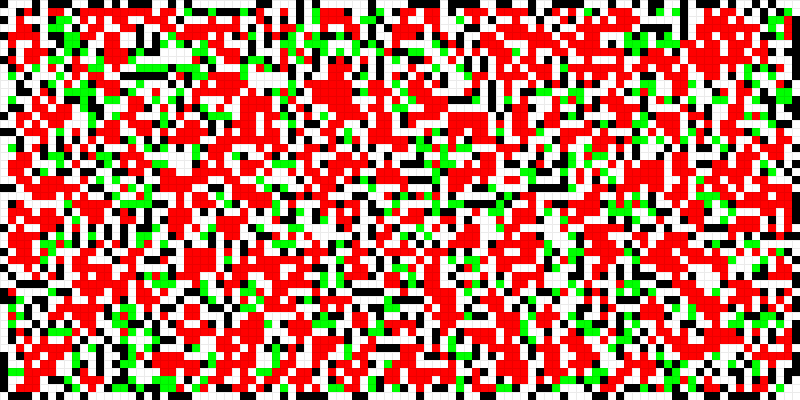
Frame 1 (no input)
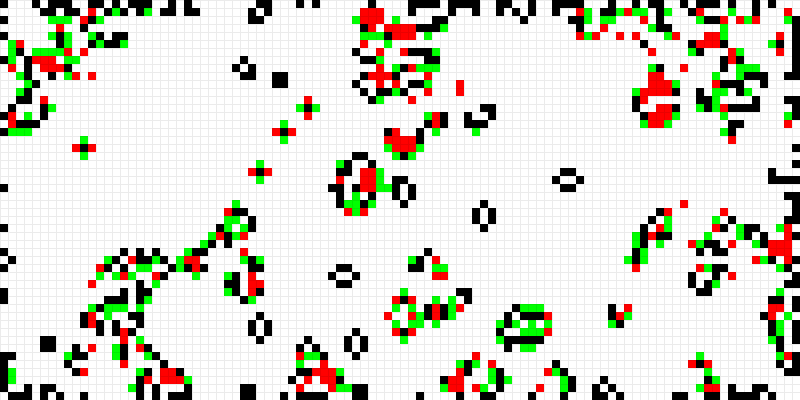
Frame 60 (the mouse pressed at the canvas centre just before this capture)
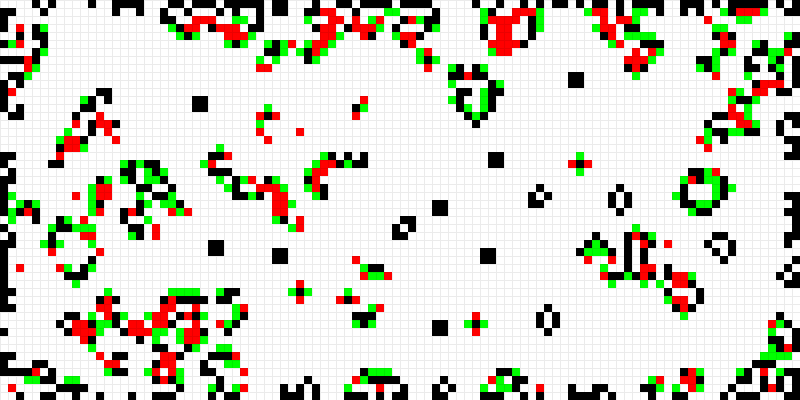
Frame 120 (the mouse held since frame 60 and released just before this capture)

The Processing sketch that drew these frames (run headless with seeded random() and noise(); from frame 60 on, the mouse is pressed at the canvas centre):

// Processing sketch: e04_life_oop
// ── e04_life_oop.pde
/**
 * Conway's "Game of Life"
 *
 * Exhibit the characteristics of biological systems of reproduction...
 * ...with the simplest set of rules possible.
 *
 * - Instead of a line of cells, we now have a two-dimensional matrix of cells.
 *
 * - If a neighbor is an adjacent cell, a neighborhood is now nine cells instead of three.
 *
 * - With nine cells, we have 9 bits, or 512 possible neighborhoods.
 *
 * - The typical visualization is to treat each generation as a single frame in an animation.
 *   So instead of viewing all the generations at once, we see them one at a time. (It’s important
 *   to note that the cells themselves aren’t actually moving, although we see the appearance of
 *   motion in the result as the cells turn on and off).
 *
 * It would be impractical to define an outcome for every possibility, so we define a set of rules
 * according to general characteristics of the neighborhood:
 *
 * - 1. Death:
 *
 *   If a cell is alive (state = 1) it will die (state = 0) under the following circumstances:
 *
 *   - Overpopulation: If the cell has four or more alive neighbors, it dies.
 *
 *   - Loneliness: If the cell has one or fewer alive neighbors, it dies.
 *
 * - 2. Birth:
 *
 *   If a cell is dead (state = 0) it will come to life (state becomes 1) if it has exactly three
 *   alive neighbors (no more, no less).
 *
 * - 3. Stasis:
 *
 *   In all other cases, the cell state does not change:
 *
 *   - Stay Alive: If a cell is alive and has exactly two or three live neighbors, it stays alive.
 *
 *   - Stay Dead: If a cell is dead and has anything other than three live neighbors, it stays dead.
 */

CA ca;

void setup() {
  size(800, 400);
  // frameRate(4);
  ca = new CA();
}

void draw() {
  background(255);
  ca.generate();
  ca.display();
}

void mousePressed() {
  ca.init();
}

// ── CA.pde
class CA {
  int columns, rows;
  int w = 8;
  Cell[][] board;

  CA() {
    columns = width/w;
    rows = height/w;
    board = new Cell[columns][rows];
    init();
  }

  void init( ) {
    for (int x = 0; x < columns; x++) {
      for (int y = 0; y < rows; y++) {
        board[x][y] = new Cell(x*w, y*w, w);
      }
    }
  }

  void generate() {
     for ( int i = 0; i < columns;i++) {
      for ( int j = 0; j < rows;j++) {
        board[i][j].savePrevious();
      }
    }
    
    // Compute the next generation
    // (skipping the edge cells)
    for (int x = 1; x < columns-1; x++) {
      for (int y = 1; y < rows-1; y++) {

        // Add up all the alive neighbors
        int neighbors = 0;
        for (int i = -1; i <= 1; i++) {
          for (int j = -1; j <= 1; j++) {
            neighbors += board[x+i][y+j].previous;
          }
        }
        // Skip self (subtract the current cell)
        neighbors -= board[x][y].previous;

        // The rules of life
        if      ((board[x][y].state == 1) && (neighbors <  2)) board[x][y].newState(0); // loneliness
        else if ((board[x][y].state == 1) && (neighbors >  3)) board[x][y].newState(0); // overpopulation
        else if ((board[x][y].state == 0) && (neighbors == 3)) board[x][y].newState(1); // reproduction
        // else ...statis
      }
    }
  }

  void display() {
    for (int x = 0; x < columns; x++) {
      for (int y = 0; y < rows; y++) {
        board[x][y].display();
      }
    }
  }
}

// ── Cell.pde
class Cell {
  float x, y;
  float w;
  int state;
  int previous;

  Cell(float _x, float _y, float _w) {
    x = _x;
    y = _y;
    w = _w;
    state = int(random(2));
    previous = state;
  }

  void savePrevious( ) {
    previous = state;
  }

  void newState(int s) {
    state = s;
  }

  void display( ) {
    if (previous == 0 && state == 1) fill(0,255,0);
    else if (state == 1) fill(0);
    else if (previous == 1 && state == 0) fill(255,0,0);
    else fill(255);
    stroke(0, 20);
    rect(x, y, w, w);
  }
}
